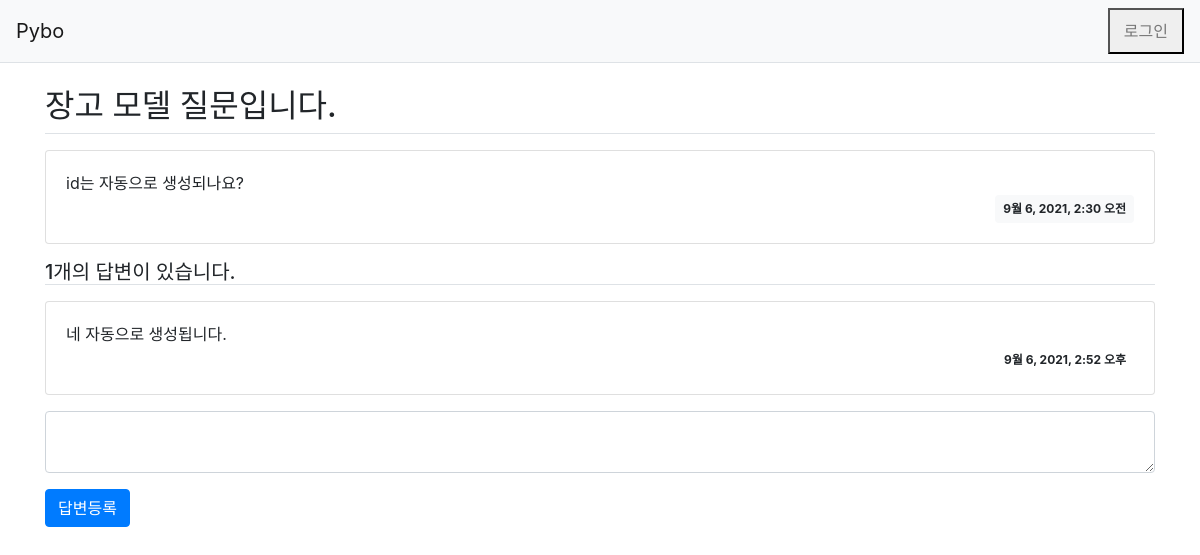
/pybo/answer/create/2/, run on an earlier commit of the app's database.
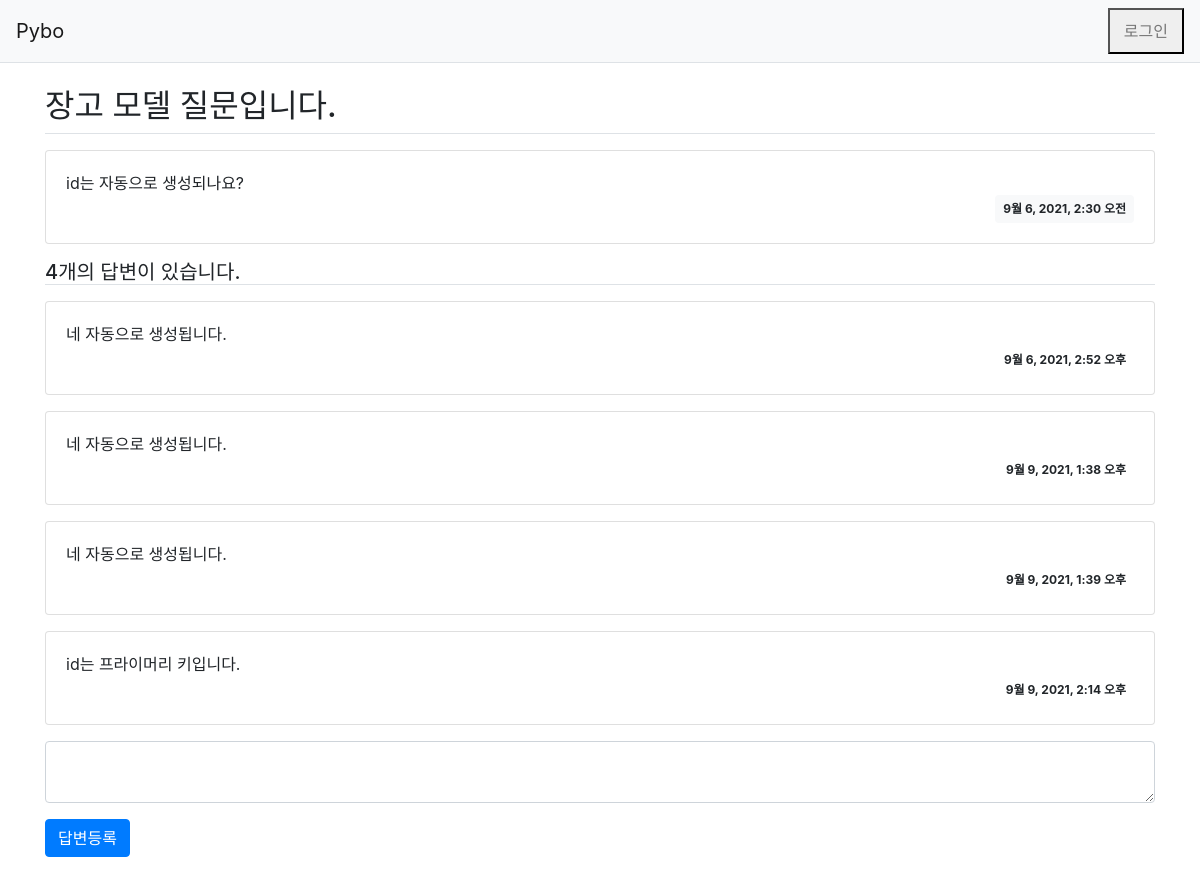
And on a later commit of the database.
### pybo/models.py (models this page shows, shortened)
class Question(models.Model):
    subject = models.CharField(max_length=200) # 질문의 제목 (최대 200자)
    content = models.TextField() # 질문의 내용
    create_date = models.DateTimeField() # 질문을 작성한 일시

class Answer(models.Model):
    question = models.ForeignKey(Question, on_delete=models.CASCADE) # 질문 (어떤 질문의 답변인지 알기 위함), Question 모델을 속성으로 가져감
    content = models.TextField() # 답변의 내용
    create_date = models.DateTimeField() # 답변을 작성한 일시

### pybo/views.py (the view)
# urls.py: path('answer/create/<int:question_id>/', views.answer_create, name='answer_create'),
def answer_create(request, question_id):
    question = get_object_or_404(Question, pk=question_id)
    if request.method == "POST":
        form = AnswerForm(request.POST)
        if form.is_valid():
            answer = form.save(commit=False)
            answer.create_date = timezone.now()
            answer.question = question
            answer.save()
            return redirect('pybo:detail', question_id=question.id)
    else:
        form = AnswerForm()
    context = {'question': question, 'form': form}
    return render(request, 'pybo/question_detail.html', context)

### pybo/forms.py
class AnswerForm(forms.ModelForm):
    class Meta:
        model = Answer
        fields = ['content']
        labels = {
            'content': '답변내용'
        }

### templates/pybo/question_detail.html (shortened to what this page needs)
{% extends 'base.html' %}
{% block content %}
<div class="container my-3">
  <h2 class="border-bottom py-2">{{ question.subject }}</h2>
  <div class="card my-3">
    <div class="card-body">
      <div class="card-text" style="white-space: pre-line;">{{ question.content }}</div>
      <div class="d-flex justify-content-end">
        <div class="badge badge-light p-2">
            {{ question.create_date }}
        </div>
      </div>
    </div>
  </div>
  <h5 class="border-bottom my-3 my-2">{{question.answer_set.count}}개의 답변이 있습니다.</h5>
  {% for answer in question.answer_set.all %}
  <div class="card my-3">
    <div class="card-body">
      <div class="card-text" style="white-space: pre-line;">{{ answer.content }}</div>
      <div class="d-flex justify-content-end">
        <div class="badge abge-light p-2">
          {{ answer.create_date }}
        </div>
      </div>
    </div>
  </div>
  {% endfor %}
  <form action="{% url 'pybo:answer_create' question.id %}" method="post" class="my-3">
    <div class="form-group">
      <textarea name="content" id="content" class="form-control" row="10"></textarea>
    </div>
    <input type="submit" value="답변등록" class="btn btn-primary">
  </form>
</div>
{% endblock %}

What changed in the data, as far as the page shows it:
computed for Question "장고 모델 질문입니다.": answer_set.count "1" → "4"
added Answer: content "네 자동으로 생성됩니다.", create_date "9월 9, 2021, 1:38 오후"
added Answer: content "네 자동으로 생성됩니다.", create_date "9월 9, 2021, 1:39 오후"
added Answer: content "id는 프라이머리 키입니다.", create_date "9월 9, 2021, 2:14 오후"
